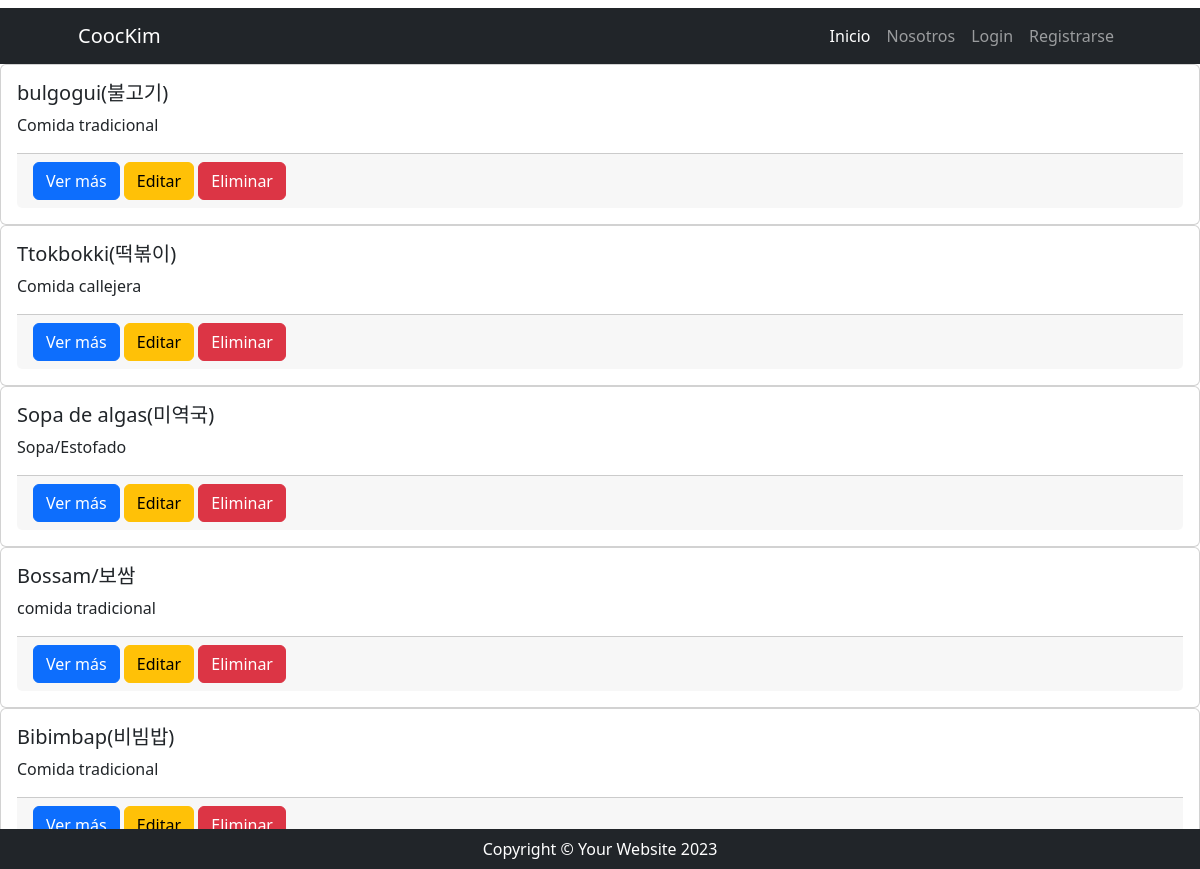
Page /comidas/comidas/list on the committed database.
### recetas/models.py (models this page shows, shortened)
class Ver_comidas(models.Model):
    comidas = models.CharField(max_length=50)
    picante = models.CharField(max_length=50)
    categorias = models.CharField(max_length=50)

### recetas/views.py (the view)
# urls.py: path("comidas/list", Ver_comidasList.as_view(), name= "lista_comidas"),
class Ver_comidasList(ListView):
    model = Ver_comidas
    template_name = "recetas/lista_comidas.html"
    def get_queryset(self) -> QuerySet[Any]:
        if self.request.GET.get("busqueda"):
            busqueda = self.request.GET.get("busqueda")
            consulta = Ver_comidas.objects.filter(comidas__icontains=busqueda)
        else:
            consulta = Ver_comidas.objects.all()
        return consulta

### recetas/templates/recetas/lista_comidas.html (shortened to what this page needs)
{% extends 'core/base.html' %}
{% block contenido %}
{% for object in object_list %}
<div class="card">
  <div class="card-body">
    <h5 class="card-title">{{ object.comidas }}</h5>
    <p class="card-text">{{ object.categorias }}</p>
    <div class="card-footer">
      <a href="{% url 'recetas:detalle_comidas' pk=object.id %}" class="btn btn-primary">Ver más</a>
      <a href="{% url 'recetas:modificar_comidas' pk=object.id %}" class="btn btn-warning">Editar</a>
      <a href="{% url 'recetas:borrar_comidas' pk=object.id %}" class="btn btn-danger">Eliminar</a>
    </div>
  </div>
</div>
{% endfor %}
{% endblock contenido %}

### rows in the picture
Ver_comidas: comidas "bulgogui(불고기)", categorias "Comida tradicional"
Ver_comidas: comidas "Ttokbokki(떡볶이)", categorias "Comida callejera"
Ver_comidas: comidas "Sopa de algas(미역국)", categorias "Sopa/Estofado"
Ver_comidas: comidas "Bossam/보쌈", categorias "comida tradicional"
Ver_comidas: comidas "Bibimbap(비빔밥)", categorias "Comida tradicional"
